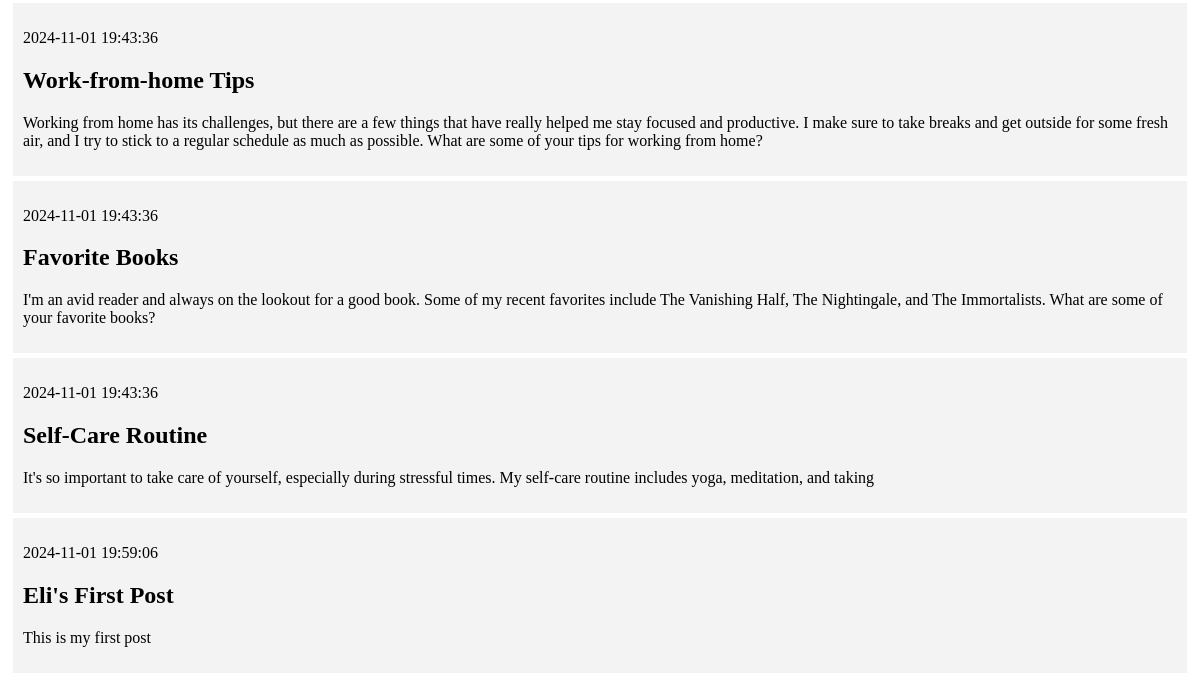
Before: / (lower part) with the older database file.
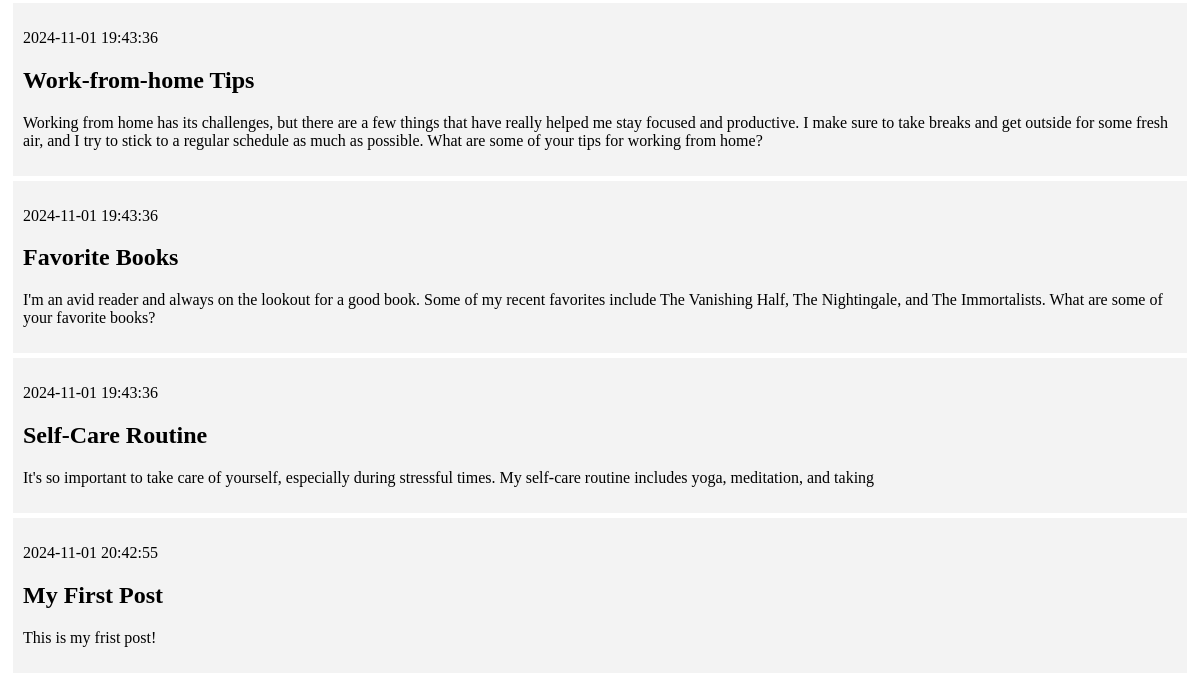
After: the same page with the newer database file.
### tables this page shows
CREATE TABLE posts (
    id INTEGER PRIMARY KEY AUTOINCREMENT,
    created TIMESTAMP NOT NULL DEFAULT CURRENT_TIMESTAMP,
    title TEXT NOT NULL,
    content TEXT NOT NULL
);

### app.py (the view)
@app.route('/')
def index():
    conn = get_db_connection()
    cur = conn.cursor()
    cur.execute("SELECT * FROM posts")
    rows = cur.fetchall()
    cur.close()
    conn.close()
    return render_template('index.html', posts=rows)

### app.py (called while the page is built)
def get_db_connection():
    conn = sqlite3.connect('database.db')
    conn.row_factory = sqlite3.Row
    return conn

### templates/index.html (shortened to what this page needs)
{% extends 'base.html' %}
{% block content %}
    {% for post in posts %}
        <div class='post'>
            <p>{{ post['created'] }}</p>
            <h2>{{ post['title'] }}</h2>
            <p>{{ post['content'] }}</p>
        </div>
    {% endfor %}
{% endblock %}

### templates/base.html (shortened to what this page needs)
<!DOCTYPE html>
<html lang="en">
<head>
</head>
<body>
    <div class="content">
        {% block content %} {% endblock %}
    </div>
</body>
</html>

### templates/base.html (style rules this page uses)
.post { padding: 10px; margin: 5px; background-color: #f3f3f3 }

Changed rows visible on the page:
removed posts: created "2024-11-01 19:59:06", title "Eli's First Post", content "This is my first post"
added posts: created "2024-11-01 20:42:55", title "My First Post", content "This is my frist post!"
